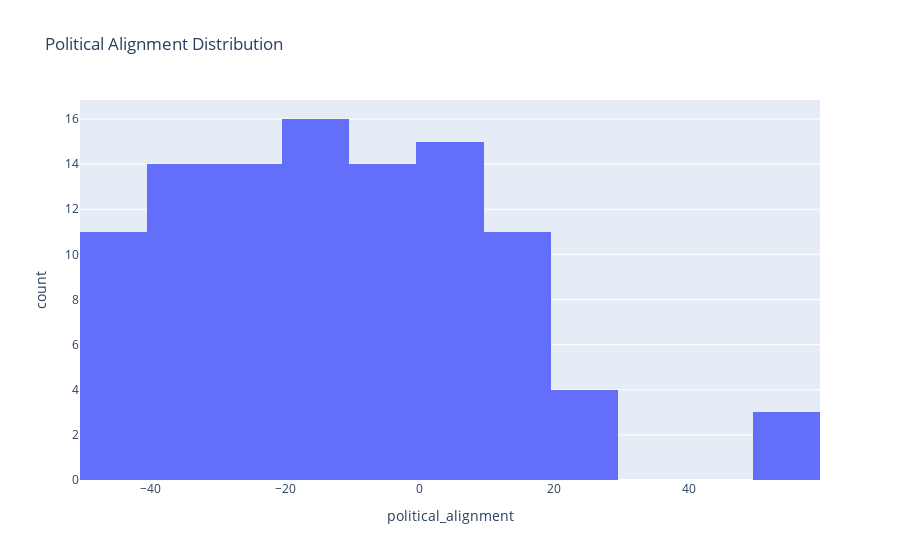

Notebook code for this chart:
### Markdown cell above
Figure out what to do with Political Alignment

Ideas: 
    
    - weight the SDB with political alignment
    
    - create a categorical for political alignment

### Code cell
# plot the politcal alignment in a histogram plotly exprss
fig = px.histogram(data, x='political_alignment', barmode='group', title='Political Alignment Distribution')
fig.show()

### Figure 1 — Plotly figure (JSON) as saved in the notebook; plotly's stock layout.template omitted (floating-point values rounded to 4 significant figures)
{"data": [{"alignmentgroup": "True", "bingroup": "x", "hovertemplate": "political_alignment=%{x}<br>count=%{y}<extra></extra>", "legendgroup": "", "marker": {"color": "#636efa", "pattern": {"shape": ""}}, "name": "", "offsetgroup": "", "orientation": "v", "showlegend": false, "type": "histogram", "x": [11, 1, -12, 3, -41, -39, -5, -43, -33, 14, 7, -29, -13, -41, -46, 50, -50, -46, 23, -43, -23, -13, -1, -31, -8, 7, -42, -38, 12, -3, -28, -17, -13, -1, 3, -31, -33, -19, -19, -16, -37, -27, 26, -1, -28, -30, -5, -20, 50, 17, -8, 19, -15, -9, -50, 15, 14, -34, -1, -38, -1, -24, -21, 6, -31, -1, 8, -15, -45, -36, -30, -1, -23, -27, 2, 50, 0, -16, 3, -50, -19, -34, -25, 9, 10, -13, -16, 7, 9, 1, 18, 28, 9, -40, 18, 11, -28, -2, 26, -25, -34, -16], "xaxis": "x", "yaxis": "y"}], "layout": {"barmode": "group", "legend": {"tracegroupgap": 0}, "title": {"text": "Political Alignment Distribution"}, "xaxis": {"anchor": "y", "domain": [0, 1], "title": {"text": "political_alignment"}}, "yaxis": {"anchor": "x", "domain": [0, 1], "title": {"text": "count"}}}}
